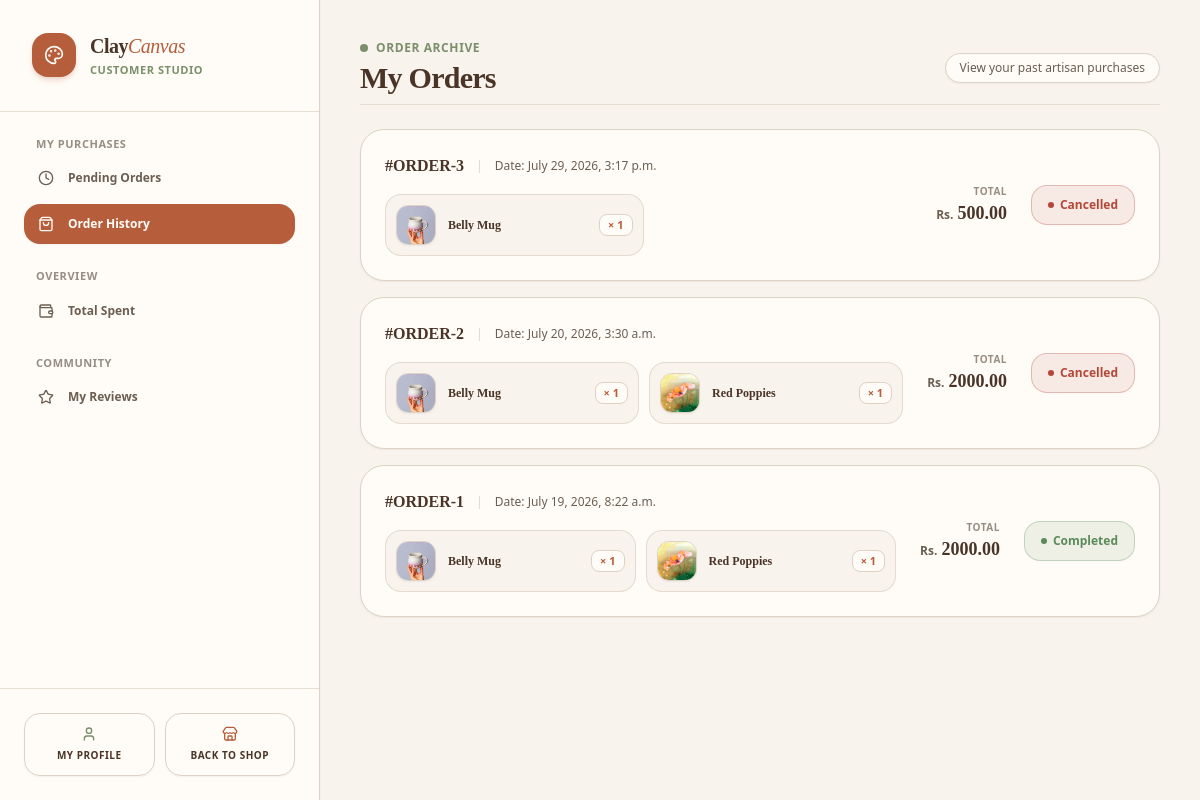
The page /dashboard/?section=my-orders (signed in) on the database as committed earlier.
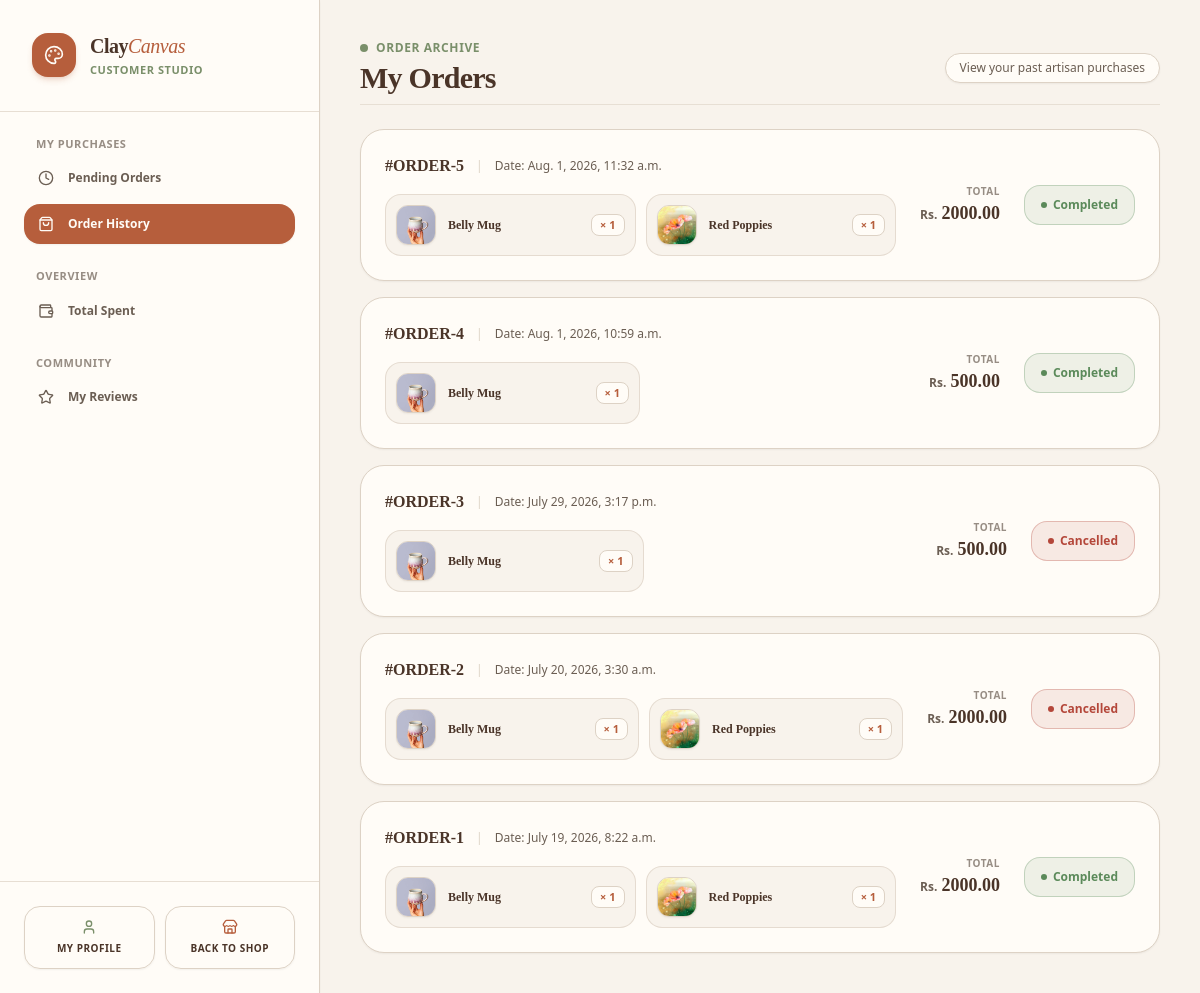
The same page on the database as committed later.
### cc_app/models.py (models this page shows, shortened)
class Order(models.Model):
    class Status(models.TextChoices):
        CONFIRMED = 'confirmed', 'Order Confirmed'
        SHIPPING = 'shipping', 'In Transit'
        DELIVERED = 'delivered', 'Delivered'
        COMPLETED = 'completed', 'Completed'
        CANCELLED = 'cancelled', 'Cancelled'
    class PaymentMethod(models.TextChoices):
        ESEWA = 'esewa', 'eSewa'
        COD = 'cod', 'Cash on Delivery'
    customer = models.ForeignKey(User, on_delete=models.CASCADE, related_name='orders')
    total_amount = models.DecimalField(max_digits=12, decimal_places=2)
    status = models.CharField(max_length=20, choices=Status.choices, default=Status.CONFIRMED)
    transaction_id = models.CharField(max_length=100, blank=True, null=True, help_text="Payment provider tracking reference ID")
    shipping_address = models.TextField()
    payment_method = models.CharField(max_length=20, choices=PaymentMethod.choices, default=PaymentMethod.ESEWA)
    created_at = models.DateTimeField(auto_now_add=True)

class OrderItem(models.Model):
    order = models.ForeignKey(Order, on_delete=models.CASCADE, related_name='items')
    product = models.ForeignKey(Product, on_delete=models.CASCADE)
    price_at_purchase = models.DecimalField(max_digits=10, decimal_places=2)
    quantity = models.PositiveIntegerField(default=1)

class Product(models.Model):
    class Category(models.TextChoices):
        PAINTINGS = 'paintings', 'Original Paintings'
        POTTERY = 'pottery', 'Handmade Pottery'
        CERAMICS = 'ceramics', 'Sculptures & Ceramics'
        PRINTS = 'prints', 'Canvas & Fine Art Prints'
        ACCESSORIES = 'accessories', 'Art Supplies & Displays'
    name = models.CharField(max_length=255)
    category = models.CharField(max_length=30, choices=Category.choices)
    description = models.TextField(help_text="Detailed description of the artwork, dimensions, and materials used.")
    price = models.DecimalField(max_digits=10, decimal_places=2)
    stock = models.PositiveIntegerField(default=1, help_text="Set to 1 for unique, original one-off masterworks.")
    product_image = models.ImageField(upload_to='images/products/')
    is_active = models.BooleanField(default=True)
    created_at = models.DateTimeField(auto_now_add=True)

### cc_app/views/dashboard.py (the view)
# urls.py: path('dashboard/', customer_dashboard_view, name='customer_dashboard'),
@login_required
def customer_dashboard_view(request):
    if request.user.is_staff:
        messages.error(request, "Staff members do not have a customer dashboard.")
        return redirect('/dashboard/admin/')
    section = request.GET.get('section', 'pending-orders')
    context = {
        'section': section,
        'gross_spent': Order.objects.filter(customer=request.user, status='completed').aggregate(total=models.Sum('total_amount'))['total'] or 0,
        'average_spent': Order.objects.filter(customer=request.user, status='completed').aggregate(average=models.Avg('total_amount'))['average'] or 0,
    }
    if section == 'pending-orders':
        context['pending_orders'] = Order.objects.exclude(customer=request.user, status__in=['completed', 'cancelled']).order_by('-created_at')
    elif section == 'my-orders':
        context['orders'] = Order.objects.filter(customer=request.user, status__in=['completed', 'cancelled']).order_by('-created_at')
    elif section == 'total-spent':
        context['total_spent'] = Order.objects.filter(customer=request.user, status='completed')
    elif section == 'my-reviews':
        context['my_reviews'] = Review.objects.filter(customer=request.user).order_by('-created_at')
    return render(request, 'dashboard/customer_dashboard.html', context)

### cc_app/templates/dashboard/customer_dashboard.html (shortened to what the changed rows need)
<!DOCTYPE html>
<html lang="en">
<head>
    {% load static %}
    <link href="{% static 'css/styles.css' %}" rel="stylesheet" />
</head>
<body class="bg-[#F8F3EC] flex flex-col lg:flex-row min-h-screen text-[#6B5E53] font-sans antialiased selection:bg-[#B65E3C]/20 selection:text-[#B65E3C]">
    <aside class="w-full lg:w-80 bg-[#FFFCF7] flex flex-col border-b lg:border-b-0 lg:border-r border-[#DDD2C5] shrink-0 z-30 shadow-sm">
        <div class="p-6 lg:p-8 border-b border-[#DDD2C5]/70 flex items-center justify-between lg:block">
            <div class="flex items-center gap-3.5">
                <div>
                    <h1 class="text-xl font-serif font-bold text-[#4A3428] tracking-tight">
                        Clay<span class="text-[#B65E3C] italic font-normal">Canvas</span>
                    </h1>
                </div>
            </div>
        </div>
    </aside>
    <main class="flex-grow flex flex-col min-h-screen lg:h-screen overflow-y-auto bg-[#F8F3EC] p-4 sm:p-6 lg:p-10 custom-scrollbar">
        <div class="max-w-6xl w-full mx-auto space-y-6">
            {% if section == 'pending-orders' or not section %}
                {% include 'dashboard/customer/_pending_orders.html' %}
            {% elif section == 'my-orders' %}
                {% include 'dashboard/customer/_my_orders.html' %}
            {% elif section == 'total-spent' %}
                {% include 'dashboard/customer/_total_spent.html' %}
            {% elif section == 'my-reviews' %}
                {% include 'dashboard/customer/_my_reviews.html' %}
            {% endif %}
        </div>
    </main>
</body>
</html>

### cc_app/templates/dashboard/customer/_my_orders.html (shortened to what the changed rows need)
<div class="space-y-6">
    <div class="flex flex-col sm:flex-row sm:items-center justify-between gap-4 pb-2 border-b border-[#DDD2C5]/60">
        <div>
            <h1 class="text-2xl sm:text-3xl font-serif font-bold text-[#4A3428] tracking-tight">My Orders</h1>
        </div>
    </div>
    <div class="space-y-4">
        {% for order in orders %}
            <div class="bg-[#FFFCF7] border border-[#DDD2C5] rounded-3xl p-5 sm:p-6 flex flex-col lg:flex-row lg:items-center justify-between gap-6 hover:border-[#B65E3C]/50 transition-all duration-200 shadow-sm">
                <div class="space-y-4 flex-grow w-full">
                    <div class="flex flex-wrap items-center gap-2.5 sm:gap-3 text-xs">
                        <span class="font-serif font-bold text-base text-[#4A3428]">#ORDER-{{ order.id }}</span>
                        <span class="text-[#DDD2C5]">|</span>
                        <span class="text-[#6B5E53] font-medium">Date: {{ order.created_at }}</span>
                    </div>
                    <div class="grid grid-cols-1 sm:grid-cols-2 gap-2.5 max-w-4xl">
                        {% for item in order.items.all %}
                            <div class="flex items-center gap-3 bg-[#F8F3EC] border border-[#DDD2C5]/70 p-2.5 rounded-2xl">
                                <div class="w-10 h-10 bg-[#FFFCF7] border border-[#DDD2C5] rounded-xl overflow-hidden flex items-center justify-center shrink-0 shadow-sm">
                                    {% if item.product.product_image %}
                                        <img src="{{ item.product.product_image.url }}" alt="{{ item.product.name }}" class="w-full h-full object-cover">
                                    {% else %}
                                        <i data-lucide="palette" class="w-4 h-4 text-[#7A8F6A]"></i>
                                    {% endif %}
                                </div>
                                <div class="min-w-0 flex-grow flex items-center justify-between gap-2">
                                    <span class="text-[#4A3428] text-xs font-semibold truncate font-serif">
                                        {{ item.product.name }}
                                    </span>
                                    <span class="text-[#B65E3C] bg-[#FFFCF7] px-2 py-0.5 rounded-lg border border-[#DDD2C5] text-[11px] font-bold shrink-0">× {{ item.quantity }}</span>
                                </div>
                            </div>
                        {% endfor %}
                    </div>
                </div>
                <div class="flex items-center justify-between lg:justify-end gap-6 border-t lg:border-t-0 border-[#DDD2C5]/60 pt-4 lg:pt-0 shrink-0 w-full lg:w-auto">
                    <div class="flex flex-col lg:text-right">
                        <span class="text-[10px] uppercase font-bold tracking-wider text-[#6B5E53]/70">Total</span>
                        <div class="flex items-baseline gap-1">
                            <span class="text-xs font-bold text-[#6B5E53]">Rs.</span>
                            <span class="text-lg font-bold text-[#4A3428] font-serif">{{ order.total_amount }}</span>
                        </div>
                    </div>
                    <div class="shrink-0">
                        {% if order.status == 'completed' %}
                            <div class="bg-[#5B8A5A]/10 border border-[#5B8A5A]/30 text-[#5B8A5A] font-semibold h-10 px-4 rounded-2xl flex items-center justify-center gap-1.5 text-xs select-none">
                                <span class="w-1.5 h-1.5 rounded-full bg-[#5B8A5A]"></span>
                                <span>Completed</span>
                            </div>
                        {% else %}
                            <div class="bg-[#B4473A]/10 border border-[#B4473A]/30 text-[#B4473A] font-semibold h-10 px-4 rounded-2xl flex items-center justify-center gap-1.5 text-xs select-none">
                                <span class="w-1.5 h-1.5 rounded-full bg-[#B4473A]"></span>
                                <span>Cancelled</span>
                            </div>
                        {% endif %}
                    </div>
                </div>
            </div>
        {% endfor %}
    </div>
</div>

Rows that differ between the two databases and show on the page:
added Order: id "5", created_at "Aug. 1, 2026, 11:32 a.m.", total_amount "2000.00", status "completed" (drawn)
added OrderItem: product.product_image (picture), product.name "Belly Mug", quantity "1", shown under "5"
added OrderItem: product.product_image (picture), product.name "Red Poppies", quantity "1", shown under "5"
now on this page (row edited): Order: id "4", created_at "Aug. 1, 2026, 10:59 a.m.", total_amount "500.00", status "completed" (drawn)
now on this page (row unchanged): OrderItem: product.product_image (picture), product.name "Belly Mug", quantity "1", shown under "4"
